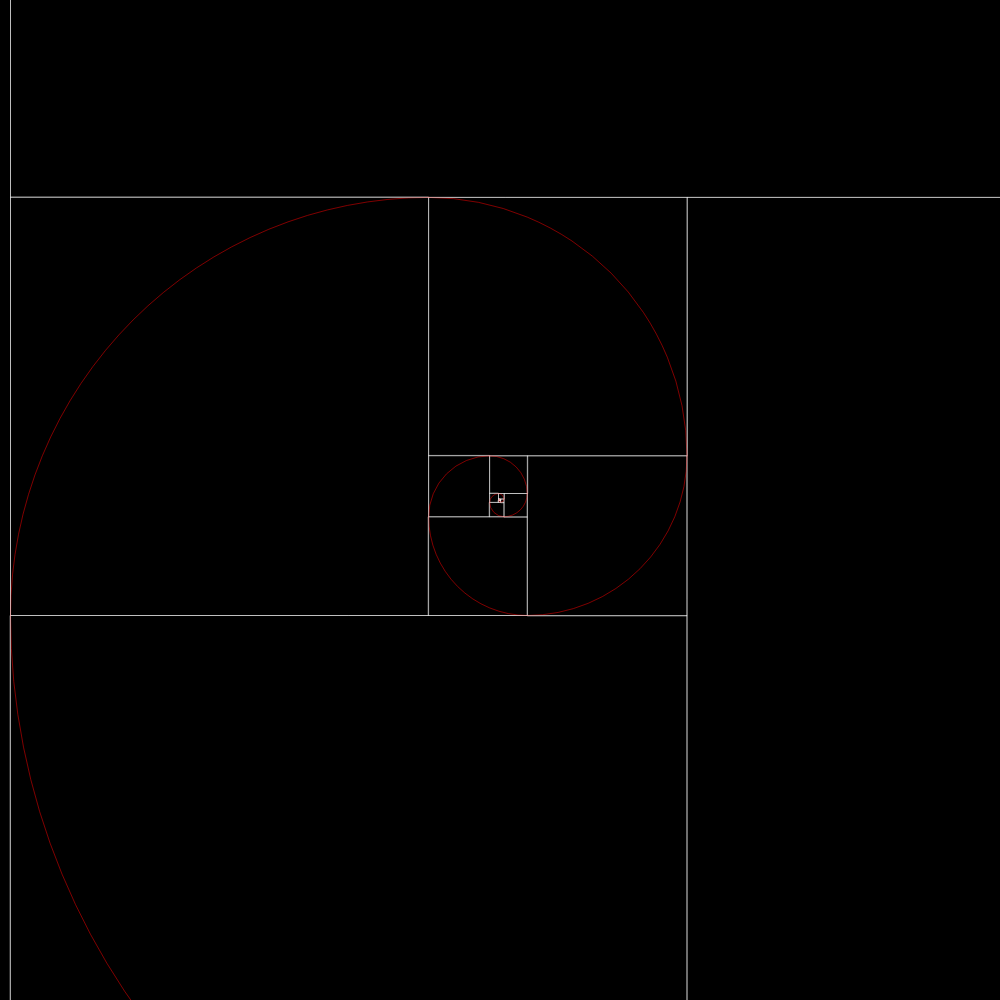
Frame 1 (no input)
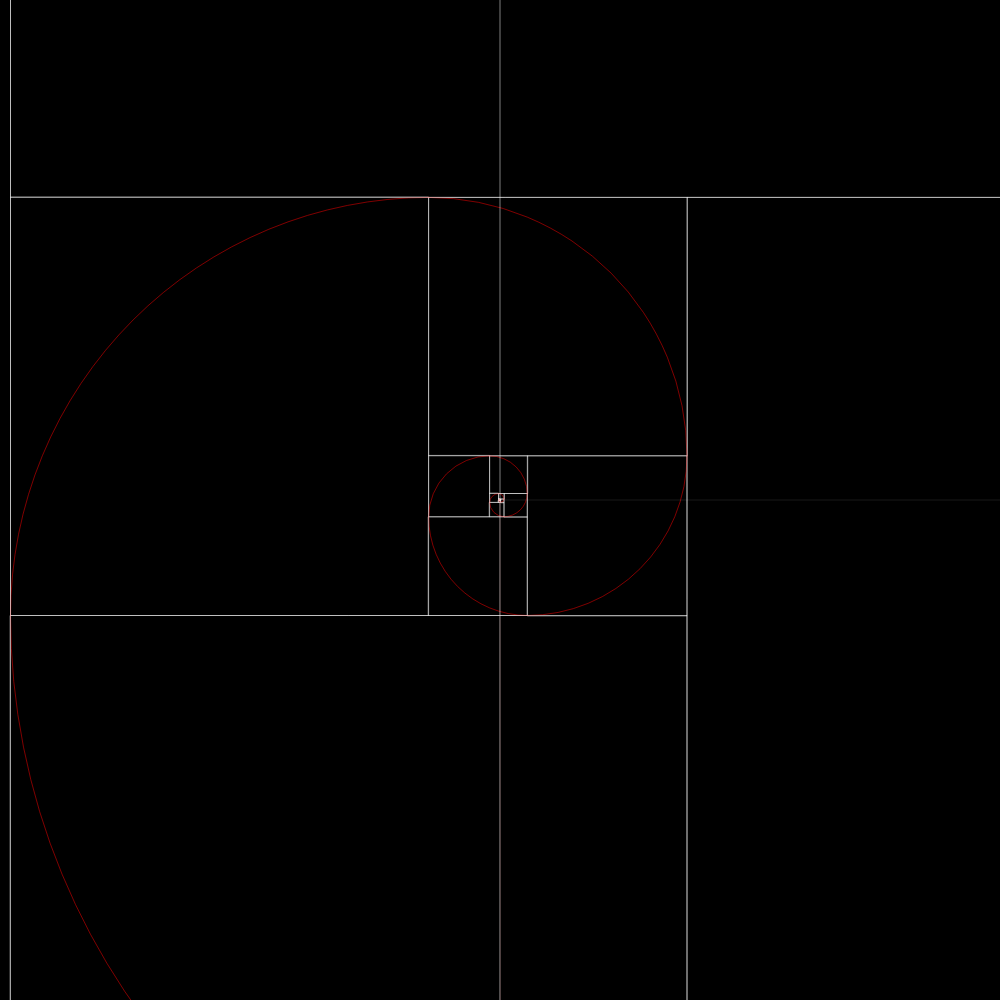
Frame 2 (the mouse pressed at the canvas centre, redrawn once)

The p5.js sketch that drew these frames (run headless with seeded random() and noise() and a simulated clock; the mouse was pressed at the canvas centre and the sketch redrawn once):

// p5.js sketch
// ── sketch.js
let number = 0;
let n1 = 0;
let n2 = 1;
let x,y;

function setup() {
  createCanvas(1000, 1000);
  background(0);
  x = 0;
  y = 0;
}

function draw() {
  strokeWeight(1);
  angleMode(DEGREES);
  noFill();

  translate(width/2, height/2);
  scale(0.1);
  
  for (let i = 0; i < 40; i++) {
      stroke(255);
      rect(0, 0, n1, n1);   
      stroke(255, 0, 0);   
      arc(n1, 0, 2*n1, 2*n1, 90, 180);
      translate(n1, n1);
      strokeWeight(5);
      rotate(-90);
      console.log(n1);
      number = n1 + n2;
      n1 = n2;
      n2 = number;
  }

  noLoop();
}
